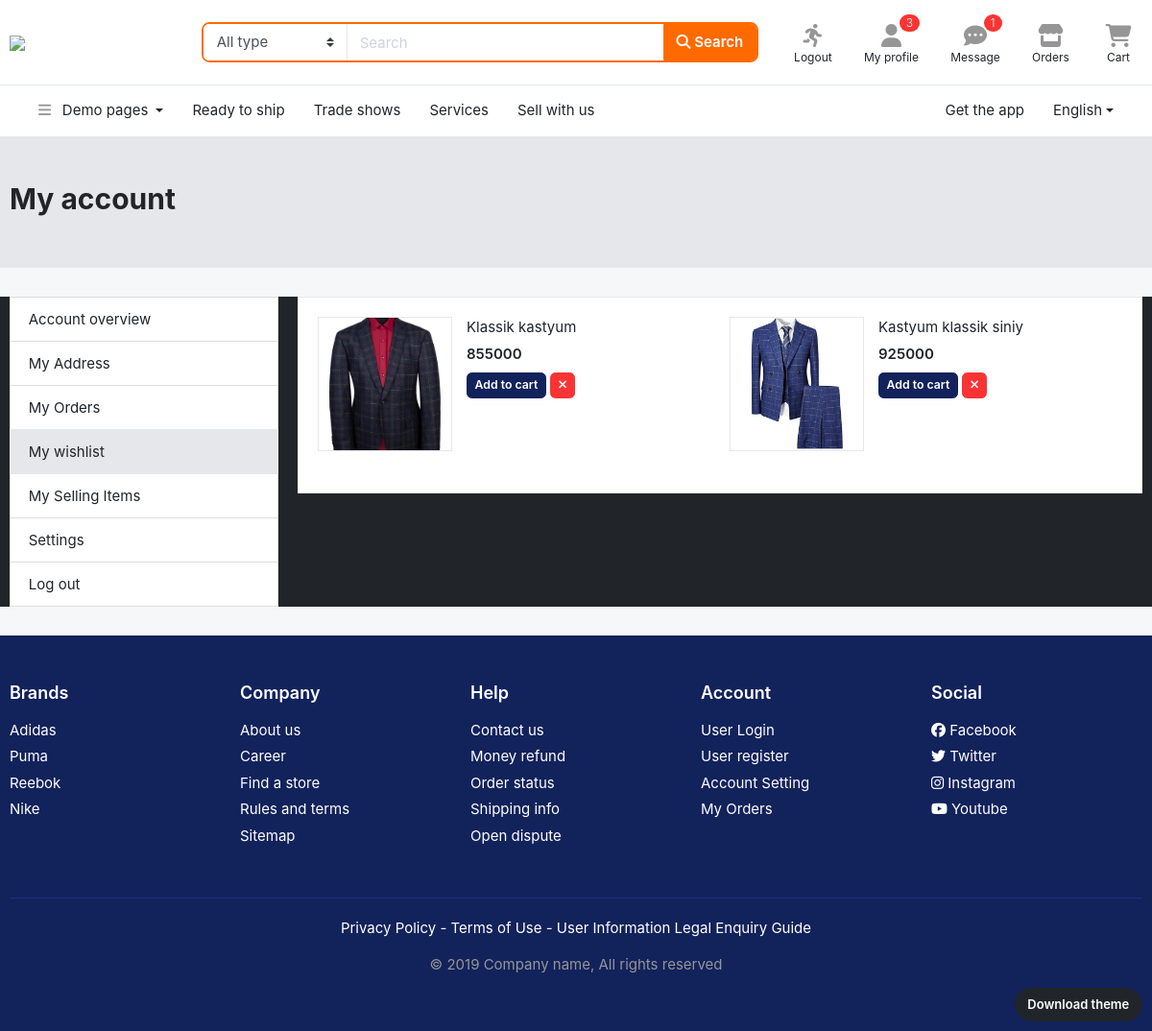
Page /home/tanlangan/ on the earlier database version.
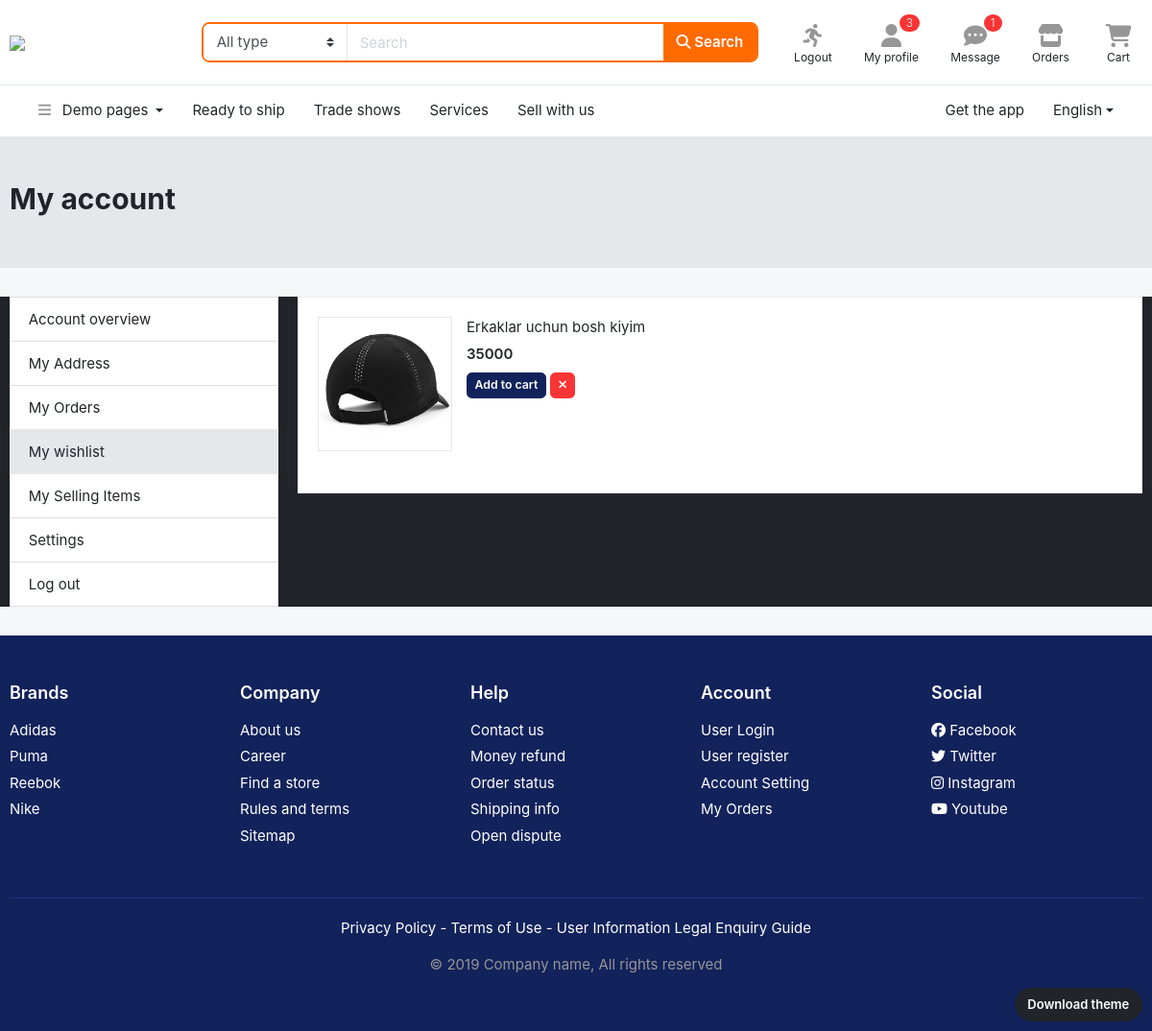
Same page on the later database version.
### asosiy/models.py (models this page shows, shortened)
class Tanlangan(models.Model):
    mahsulot = models.ForeignKey(Mahsulot, on_delete=models.CASCADE)
    profil = models.ForeignKey(Profil, on_delete=models.CASCADE)

class Mahsulot(models.Model):
    nom = models.CharField(max_length=100)
    narx = models.PositiveIntegerField()
    chegirma = models.PositiveIntegerField(default=0)
    batafsil = models.TextField()
    brend = models.CharField(max_length=30)
    kafolat = models.CharField(max_length=30)
    yetkazish = models.CharField(max_length=30)
    mavjud = models.BooleanField(default=True)
    bolim = models.ForeignKey(Bolim, on_delete=models.CASCADE)
    ishlab_chiqaruvchi = models.CharField(max_length=30, default='Uzb')

class Media(models.Model):
    rasm = models.FileField()
    mahsulot = models.ForeignKey(Mahsulot, on_delete=models.CASCADE, related_name='rasmlar')

### asosiy/views.py (the view)
# urls.py: path('tanlangan/', TanlanganView.as_view(), name='tanlangan'),
class TanlanganView(View):
    def get(self, request):
        content = {
            'tanlangan': Tanlangan.objects.all()
        }
        return render(request, 'page-profile-wishlist.html', content)

### templates/page-profile-wishlist.html
<!DOCTYPE HTML>
<html lang="en">
{% extends 'header.html' %}
{% block content %}
<section class="section-pagetop bg-gray">
<div class="container">
	<h2 class="title-page">My account</h2>
</div>
</section>
<section class="section-content padding-y">
<div class="container">
<div class="row bg-dark">
	<aside class="col-md-3">
		<nav class="list-group">
			<a class="list-group-item" href="page-profile-main.html"> Account overview  </a>
			<a class="list-group-item" href="page-profile-address.html"> My Address </a>
			<a class="list-group-item" href="page-profile-orders.html"> My Orders </a>
			<a class="list-group-item active" href="page-profile-wishlist.html"> My wishlist </a>
			<a class="list-group-item" href="page-profile-seller.html"> My Selling Items </a>
			<a class="list-group-item" href="page-profile-setting.html"> Settings </a>
			<a class="list-group-item" href="page-index-1.html"> Log out </a>
		</nav>
	</aside>
	<main class="col-md-9">
		<article class="card">
			<div class="card-body">
		<div class="row">
			{% for i in tanlangan %}
				<div class="col-md-6">
					<figure class="itemside mb-4">
						<div class="aside"><img src="{{i.mahsulot.rasmlar.first.rasm.url}}" class="border img-md"></div>
						<figcaption class="info">
							<a href="#" class="title"> {{i.mahsulot.nom}} </a>
							<p class="price mb-2"> {{i.mahsulot.narx}} </p>
							<a href="#" class="btn btn-secondary btn-sm"> Add to cart </a>
							<a href="/home/remove/{{i.id}}/" class="btn btn-danger btn-sm" data-toggle="tooltip" title="" data-original-title="Remove from wishlist"> <i class="fa fa-times"></i> </a>
						</figcaption>
					</figure>
				</div>
			{% endfor %}
			</div>
			</div>
		</article>
	</main>
</div>
</div>
</section>
<footer class="section-footer bg-secondary">
	<div class="container">
		<section class="footer-top padding-y-lg text-white">
			<div class="row">
				<aside class="col-md col-6">
					<h6 class="title">Brands</h6>
					<ul class="list-unstyled">
						<li> <a href="#">Adidas</a></li>
						<li> <a href="#">Puma</a></li>
						<li> <a href="#">Reebok</a></li>
						<li> <a href="#">Nike</a></li>
					</ul>
				</aside>
				<aside class="col-md col-6">
					<h6 class="title">Company</h6>
					<ul class="list-unstyled">
						<li> <a href="#">About us</a></li>
						<li> <a href="#">Career</a></li>
						<li> <a href="#">Find a store</a></li>
						<li> <a href="#">Rules and terms</a></li>
						<li> <a href="#">Sitemap</a></li>
					</ul>
				</aside>
				<aside class="col-md col-6">
					<h6 class="title">Help</h6>
					<ul class="list-unstyled">
						<li> <a href="#">Contact us</a></li>
						<li> <a href="#">Money refund</a></li>
						<li> <a href="#">Order status</a></li>
						<li> <a href="#">Shipping info</a></li>
						<li> <a href="#">Open dispute</a></li>
					</ul>
				</aside>
				<aside class="col-md col-6">
					<h6 class="title">Account</h6>
					<ul class="list-unstyled">
						<li> <a href="#"> User Login </a></li>
						<li> <a href="#"> User register </a></li>
						<li> <a href="#"> Account Setting </a></li>
						<li> <a href="#"> My Orders </a></li>
					</ul>
				</aside>
				<aside class="col-md">
					<h6 class="title">Social</h6>
					<ul class="list-unstyled">
						<li><a href="#"> <i class="fab fa-facebook"></i> Facebook </a></li>
						<li><a href="#"> <i class="fab fa-twitter"></i> Twitter </a></li>
						<li><a href="#"> <i class="fab fa-instagram"></i> Instagram </a></li>
						<li><a href="#"> <i class="fab fa-youtube"></i> Youtube </a></li>
					</ul>
				</aside>
			</div>
		</section>
		<section class="footer-bottom text-center">
				<p class="text-white">Privacy Policy - Terms of Use - User Information Legal Enquiry Guide</p>
				<p class="text-muted"> &copy 2019 Company name, All rights reserved </p>
				<br>
		</section>
	</div>
</footer>
{% endblock %}

### templates/header.html (shortened to what this page needs)
<!DOCTYPE HTML>
<html lang="en">
<head>
		{% load static %}
<link href="{% static 'css/bootstrap.css' %}" rel="stylesheet" type="text/css"/>
<link href="{% static 'fonts/fontawesome/css/all.min.css' %}" type="text/css" rel="stylesheet">
<link rel="stylesheet" href="https://cdnjs.cloudflare.com/ajax/libs/font-awesome/6.4.2/css/all.min.css" />
<link href="{% static 'css/ui.css' %}" rel="stylesheet" type="text/css"/>
<link href="{% static 'css/responsive.css' %}" rel="stylesheet" type="text/css" />
</head>
<body>
<a href="http://bootstrap-ecommerce.com/page-themes.html" class="btn btn-dark rounded-pill" style="font-size:13px; z-index:100; position: fixed; bottom:10px; right:10px;">Download theme</a>
<header class="section-header">
<section class="header-main border-bottom">
	<div class="container">
		<div class="row align-items-center">
			<div class="col-xl-2 col-lg-3 col-md-12">
				<a href="http://bootstrap-ecommerce.com" class="brand-wrap">
					<img class="logo" src="images/logo.png?v=2.0">
				</a>
			</div>
			<div class="col-xl-6 col-lg-5 col-md-6">
				<form action="#" class="search-header">
					<div class="input-group w-100">
						<select class="custom-select border-right"  name="category_name">
								<option value="">All type</option><option value="codex">Special</option>
						</select>
					    <input type="text" class="form-control" placeholder="Search">
					    <div class="input-group-append">
					      <button class="btn btn-primary" type="submit">
					        <i class="fa fa-search"></i> Search
					      </button>
					    </div>
				    </div>
				</form>
			</div>
			<div class="col-xl-4 col-lg-4 col-md-6">
				<div class="widgets-wrap float-md-right">
					<div class="widget-header mr-3">
						<a href="/user/logout/" class="widget-view">
							<div class="icon-area">
								<i class="fa-solid fa-person-running fa-flip"></i>
							</div>
							<small class="text"> Logout </small>
						</a>
					</div>
					<div class="widget-header mr-3">
						<a href="#" class="widget-view">
							<div class="icon-area">
								<i class="fa fa-user"></i>
								<span class="notify">3</span>
							</div>
							<small class="text"> My profile </small>
						</a>
					</div>
					<div class="widget-header mr-3">
						<a href="#" class="widget-view">
							<div class="icon-area">
								<i class="fa fa-comment-dots"></i>
								<span class="notify">1</span>
							</div>
							<small class="text"> Message </small>
						</a>
					</div>
					<div class="widget-header mr-3">
						<a href="#" class="widget-view">
							<div class="icon-area">
								<i class="fa fa-store"></i>
							</div>
							<small class="text"> Orders </small>
						</a>
					</div>
					<div class="widget-header">
						<a href="/buyurtma/savat/" class="widget-view">
							<div class="icon-area">
								<i class="fa fa-shopping-cart"></i>
							</div>
							<small class="text"> Cart </small>
						</a>
					</div>
				</div>
			</div>
		</div>
	</div>
</section>
<nav class="navbar navbar-main navbar-expand-lg border-bottom">
<div class="container">
	<div class="collapse navbar-collapse" id="main_nav">
	<ul class="navbar-nav">
		<li class="nav-item dropdown">
			<a class="nav-link dropdown-toggle" data-toggle="dropdown" href="#"> <i class="fa fa-bars text-muted mr-2"></i> Demo pages </a>
		</li>
		<li class="nav-item">
			<a class="nav-link" href="#">Ready to ship</a>
		</li>
		<li class="nav-item">
		<a class="nav-link" href="#">Trade shows</a>
		</li>
		<li class="nav-item">
		<a class="nav-link" href="#">Services</a>
		</li>
		<li class="nav-item">
		<a class="nav-link" href="#">Sell with us</a>
		</li>
	</ul>
	<ul class="navbar-nav ml-md-auto">
			<li class="nav-item">
			<a class="nav-link" href="#">Get the app</a>
		</li>
		<li class="nav-item dropdown">
			<a class="nav-link dropdown-toggle" href="http://example.com" data-toggle="dropdown">English</a>
		</li>
		</ul>
	</div>
</div>
</nav>
</header>
{% block content %}
{% endblock %}
</body>
</html>

### static/css/ui.css (style rules this page uses)
html { font-family:'Inter', sans-serif;font-size:15px }
.img-xs,.img-sm,.img-md,.img-lg { -o-object-fit:cover;object-fit:cover;-ms-flex-negative:0;flex-shrink:0;-webkit-box-flex:0;-ms-flex-positive:0;flex-grow:0 }
.img-md { width:140px;height:140px }
.padding-y { padding-top:30px;padding-bottom:30px }
.padding-y-lg { padding-top:48px;padding-bottom:48px }
figure { margin-bottom:0 }
article:after,.form-group:after { display:block;clear:both;content:"" }
.title-page { color:#212529 }
.section-header { background-color:#fff;-webkit-box-shadow:0 0 3px rgba(51,51,51,0.15);box-shadow:0 0 3px rgba(51,51,51,0.15) }
.header-main { position:relative;padding-top:1rem;padding-bottom:1rem }
.brand-wrap .logo,.navbar-brand .logo { margin-right:7px;max-height:34px;display:inline-block }
.search-header { border:2px solid #ff6a00;border-radius:.55rem }
.search-header .form-control,.search-header .custom-select { border-color:transparent }
.search-header select { -ms-flex-preferred-size:150px !important;flex-basis:150px !important;-webkit-box-flex:0 !important;-ms-flex-positive:0 !important;flex-grow:0 !important }
.widget-header { display:inline-block;vertical-align:middle;position:relative }
.widget-header .widget-view { padding:5px 7px;display:inline-block;position:relative;text-align:center }
.widget-header .icon-area { font-size:24px;display:inline-block;width:36px;height:30px;color:#969696 }
.widget-header .icon-area .notify { position:absolute;top:0px;right:8% }
.widget-header .text { max-width:80px;overflow:hidden;text-overflow:ellipsis;white-space:nowrap;display:block;line-height:1.2 }
.widget-header a { color:#212529 }
.section-footer ul li { margin-bottom:5px }
.section-footer ul a { color:inherit }
.section-footer .title { font-weight:600;margin-bottom:16px;font-size:18px }
.footer-bottom { padding-top:20px;padding-bottom:20px;border-top:1px solid #1a3286 }
.itemside { position:relative;display:-webkit-box;display:-ms-flexbox;display:flex;width:100% }
.itemside .aside { position:relative;-ms-flex-negative:0;flex-shrink:0 }
.itemside .info { padding-left:15px;padding-right:7px }
.itemside p { margin-bottom:0 }
.itemside .title { display:block;margin-bottom:5px;color:#212529 }
[class*="list-"] li:after { visibility:hidden;display:block;content:"";overflow:hidden;height:0;clear:both }
.notify { position:absolute;top:-4px;right:-10px;display:inline-block;padding:.25em .6em;font-size:12px;line-height:1;text-align:center;font-weight:300;border-radius:3rem;color:#fff;background-color:#fa3434 }
.price { font-weight:600;color:#212529 }
body { background-color:#f6f7f9 }
.section-pagetop { padding:45px 0 }

Differences in the rows shown:
removed Tanlangan: mahsulot.rasmlar.first.rasm (picture), mahsulot.nom "Klassik kastyum", mahsulot.narx "855000"
removed Tanlangan: mahsulot.rasmlar.first.rasm (picture), mahsulot.nom "Kastyum klassik siniy", mahsulot.narx "925000"
added Tanlangan: mahsulot.rasmlar.first.rasm (picture), mahsulot.nom "Erkaklar uchun bosh kiyim", mahsulot.narx "35000"
